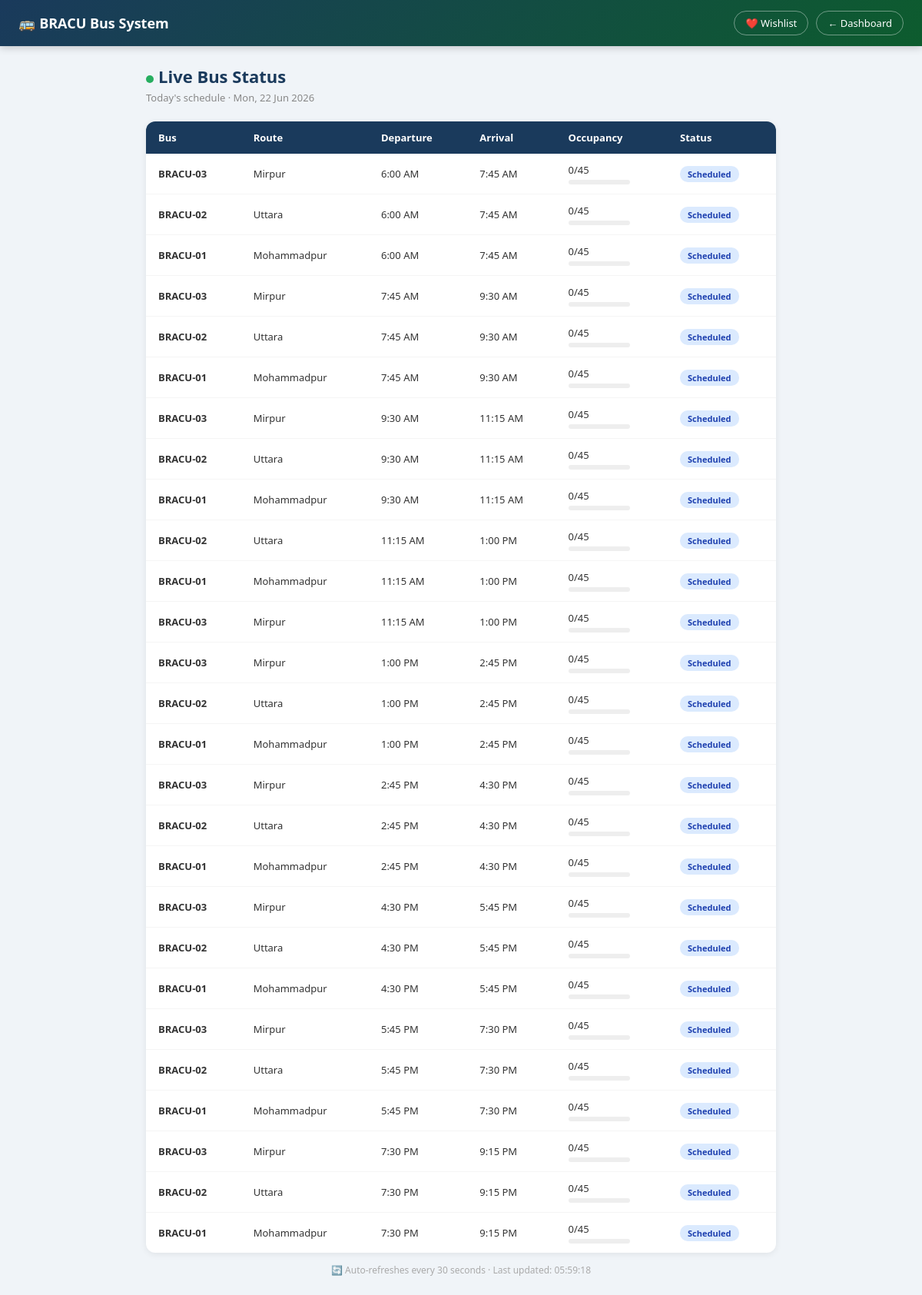
The app's page /bracu_bus/live_status.php (signed in) with its own data.
### tables this page shows
CREATE TABLE Trip (
    Trip_ID INT AUTO_INCREMENT PRIMARY KEY,
    Arrived_Time TIME,
    Departure_Time TIME NOT NULL,
    Status ENUM('Scheduled','Running','Completed','Cancelled') DEFAULT 'Scheduled',
    Bus_ID INT,
    Date DATE NOT NULL,
    FOREIGN KEY (Bus_ID) REFERENCES Bus(Bus_ID)
);

CREATE TABLE Bus (
    Bus_ID INT AUTO_INCREMENT PRIMARY KEY,
    Bus_Num VARCHAR(20) NOT NULL,
    Total_Seat INT NOT NULL,
    R_Flag TINYINT(1) DEFAULT 0,    
    E_Flag TINYINT(1) DEFAULT 0,    
    Route_ID INT,
    FOREIGN KEY (Route_ID) REFERENCES Route(Route_ID)
);

CREATE TABLE Route (
    Route_ID INT AUTO_INCREMENT PRIMARY KEY,
    Stops VARCHAR(255) NOT NULL,
    Covered_Area VARCHAR(255) NOT NULL
);

### bracu_bus/live_status.php (the view, shortened to what this page needs)
<?php
$conn = getDB();
$today = date('Y-m-d');
$stmt = $conn->query(
    "SELECT t.Trip_ID, t.Departure_Time, t.Arrived_Time, t.Status, t.Date,
            b.Bus_Num, b.Total_Seat, r.Covered_Area, r.Stops,
            COALESCE(SUM(bk.Booked_Seat),0) as booked_seats
     FROM Trip t
     JOIN Bus b ON t.Bus_ID = b.Bus_ID
     JOIN Route r ON b.Route_ID = r.Route_ID
     LEFT JOIN Booking bk ON bk.Trip_ID = t.Trip_ID
     WHERE t.Date = '$today'
     GROUP BY t.Trip_ID, b.Bus_Num, b.Total_Seat, r.Covered_Area, r.Stops
     ORDER BY t.Departure_Time ASC"
);
$trips = $stmt->fetch_all(MYSQLI_ASSOC);
?>
<!DOCTYPE html>
<html lang="en">
<head>
</head>
<body>
<nav>
    <div class="brand">🚌 BRACU Bus System</div>
    <div style="display:flex;gap:10px;">
        <a href="wishlist.php">❤️ Wishlist</a>
        <a href="dashboard.php">← Dashboard</a>
    </div>
</nav>
<div class="page">
    <div class="page-title"><span class="live-dot"></span>Live Bus Status</div>
    <div class="page-sub">Today's schedule · <?= date('D, d M Y') ?></div>
    <table>
        <thead>
            <tr>
                <th>Bus</th>
                <th>Route</th>
                <th>Departure</th>
                <th>Arrival</th>
                <th>Occupancy</th>
                <th>Status</th>
            </tr>
        </thead>
        <tbody>
            <?php foreach ($trips as $t):
                $pct = $t['Total_Seat'] > 0 ? round(($t['booked_seats']/$t['Total_Seat'])*100) : 0;
                $bar_color = $pct >= 100 ? '#e74c3c' : ($pct >= 80 ? '#e67e22' : '#27ae60');
            ?>
            <tr>
                <td><strong><?= htmlspecialchars($t['Bus_Num']) ?></strong></td>
                <td><?= htmlspecialchars($t['Covered_Area']) ?></td>
                <td><?= date('g:i A', strtotime($t['Departure_Time'])) ?></td>
                <td><?= date('g:i A', strtotime($t['Arrived_Time'])) ?></td>
                <td>
                    <span><?= $t['booked_seats'] ?>/<?= $t['Total_Seat'] ?></span>
                    <div class="occ-bar"><div class="occ-fill" style="width:<?= $pct ?>%;background:<?= $bar_color ?>"></div></div>
                </td>
                <td><span class="status st-<?= strtolower($t['Status']) ?>"><?= $t['Status'] ?></span></td>
            </tr>
            <?php endforeach; ?>
        </tbody>
    </table>
    <div class="refresh">🔄 Auto-refreshes every 30 seconds · Last updated: <?= date('H:i:s') ?></div>
</div>
</body>
</html>

### bracu_bus/live_status.php (style rules this page uses)
* { box-sizing: border-box; margin: 0; padding: 0; }
body { font-family: 'Segoe UI', Arial, sans-serif; background: #f0f4f8; color: #333; }
nav { background: linear-gradient(135deg, #1a3a5c, #0d5c2e); color: white; padding: 0 24px; display: flex; align-items: center; justify-content: space-between; height: 60px; box-shadow: 0 2px 10px rgba(0,0,0,0.2); }
nav .brand { font-size: 18px; font-weight: 700; }
nav a { color: white; text-decoration: none; font-size: 13px; padding: 6px 14px; border: 1px solid rgba(255,255,255,0.4); border-radius: 20px; }
.page { max-width: 860px; margin: 0 auto; padding: 24px 20px; }
.page-title { font-size: 22px; font-weight: 800; color: #1a3a5c; margin-bottom: 4px; }
.page-sub { font-size: 13px; color: #888; margin-bottom: 22px; }
.live-dot { display: inline-block; width: 10px; height: 10px; background: #27ae60; border-radius: 50%; margin-right: 6px; animation: pulse 1.5s infinite; }
table { width: 100%; border-collapse: collapse; background: white; border-radius: 12px; overflow: hidden; box-shadow: 0 2px 8px rgba(0,0,0,0.07); }
th { background: #1a3a5c; color: white; text-align: left; padding: 12px 16px; font-size: 13px; font-weight: 700; }
td { padding: 12px 16px; border-bottom: 1px solid #f5f5f5; font-size: 13px; }
tr:last-child td { border-bottom: none; }
.status { padding: 3px 10px; border-radius: 10px; font-size: 11px; font-weight: 700; }
.st-scheduled { background: #dbeafe; color: #1e40af; }
.occ-bar { height: 6px; background: #eee; border-radius: 3px; margin-top: 4px; width: 80px; }
.refresh { font-size: 12px; color: #aaa; margin-top: 14px; text-align: center; }

### records on screen
trip: Bus_ID.Bus_Num "BRACU-03", route.Covered_Area "Mirpur", Departure_Time "6:00 AM", Arrived_Time "7:45 AM", booked_seats "0", Bus_ID.Total_Seat "45", Status "Scheduled"
trip: Bus_ID.Bus_Num "BRACU-02", route.Covered_Area "Uttara", Departure_Time "6:00 AM", Arrived_Time "7:45 AM", booked_seats "0", Bus_ID.Total_Seat "45", Status "Scheduled"
trip: Bus_ID.Bus_Num "BRACU-01", route.Covered_Area "Mohammadpur", Departure_Time "6:00 AM", Arrived_Time "7:45 AM", booked_seats "0", Bus_ID.Total_Seat "45", Status "Scheduled"
trip: Bus_ID.Bus_Num "BRACU-03", route.Covered_Area "Mirpur", Departure_Time "7:45 AM", Arrived_Time "9:30 AM", booked_seats "0", Bus_ID.Total_Seat "45", Status "Scheduled"
trip: Bus_ID.Bus_Num "BRACU-02", route.Covered_Area "Uttara", Departure_Time "7:45 AM", Arrived_Time "9:30 AM", booked_seats "0", Bus_ID.Total_Seat "45", Status "Scheduled"
trip: Bus_ID.Bus_Num "BRACU-01", route.Covered_Area "Mohammadpur", Departure_Time "7:45 AM", Arrived_Time "9:30 AM", booked_seats "0", Bus_ID.Total_Seat "45", Status "Scheduled"
trip: Bus_ID.Bus_Num "BRACU-03", route.Covered_Area "Mirpur", Departure_Time "9:30 AM", Arrived_Time "11:15 AM", booked_seats "0", Bus_ID.Total_Seat "45", Status "Scheduled"
trip: Bus_ID.Bus_Num "BRACU-02", route.Covered_Area "Uttara", Departure_Time "9:30 AM", Arrived_Time "11:15 AM", booked_seats "0", Bus_ID.Total_Seat "45", Status "Scheduled"
trip: Bus_ID.Bus_Num "BRACU-01", route.Covered_Area "Mohammadpur", Departure_Time "9:30 AM", Arrived_Time "11:15 AM", booked_seats "0", Bus_ID.Total_Seat "45", Status "Scheduled"
trip: Bus_ID.Bus_Num "BRACU-02", route.Covered_Area "Uttara", Departure_Time "11:15 AM", Arrived_Time "1:00 PM", booked_seats "0", Bus_ID.Total_Seat "45", Status "Scheduled"
trip: Bus_ID.Bus_Num "BRACU-01", route.Covered_Area "Mohammadpur", Departure_Time "11:15 AM", Arrived_Time "1:00 PM", booked_seats "0", Bus_ID.Total_Seat "45", Status "Scheduled"
trip: Bus_ID.Bus_Num "BRACU-03", route.Covered_Area "Mirpur", Departure_Time "11:15 AM", Arrived_Time "1:00 PM", booked_seats "0", Bus_ID.Total_Seat "45", Status "Scheduled"
trip: Bus_ID.Bus_Num "BRACU-03", route.Covered_Area "Mirpur", Departure_Time "1:00 PM", Arrived_Time "2:45 PM", booked_seats "0", Bus_ID.Total_Seat "45", Status "Scheduled"
trip: Bus_ID.Bus_Num "BRACU-02", route.Covered_Area "Uttara", Departure_Time "1:00 PM", Arrived_Time "2:45 PM", booked_seats "0", Bus_ID.Total_Seat "45", Status "Scheduled"
trip: Bus_ID.Bus_Num "BRACU-01", route.Covered_Area "Mohammadpur", Departure_Time "1:00 PM", Arrived_Time "2:45 PM", booked_seats "0", Bus_ID.Total_Seat "45", Status "Scheduled"
trip: Bus_ID.Bus_Num "BRACU-03", route.Covered_Area "Mirpur", Departure_Time "2:45 PM", Arrived_Time "4:30 PM", booked_seats "0", Bus_ID.Total_Seat "45", Status "Scheduled"
trip: Bus_ID.Bus_Num "BRACU-02", route.Covered_Area "Uttara", Departure_Time "2:45 PM", Arrived_Time "4:30 PM", booked_seats "0", Bus_ID.Total_Seat "45", Status "Scheduled"
trip: Bus_ID.Bus_Num "BRACU-01", route.Covered_Area "Mohammadpur", Departure_Time "2:45 PM", Arrived_Time "4:30 PM", booked_seats "0", Bus_ID.Total_Seat "45", Status "Scheduled"
trip: Bus_ID.Bus_Num "BRACU-03", route.Covered_Area "Mirpur", Departure_Time "4:30 PM", Arrived_Time "5:45 PM", booked_seats "0", Bus_ID.Total_Seat "45", Status "Scheduled"
trip: Bus_ID.Bus_Num "BRACU-02", route.Covered_Area "Uttara", Departure_Time "4:30 PM", Arrived_Time "5:45 PM", booked_seats "0", Bus_ID.Total_Seat "45", Status "Scheduled"
trip: Bus_ID.Bus_Num "BRACU-01", route.Covered_Area "Mohammadpur", Departure_Time "4:30 PM", Arrived_Time "5:45 PM", booked_seats "0", Bus_ID.Total_Seat "45", Status "Scheduled"
trip: Bus_ID.Bus_Num "BRACU-03", route.Covered_Area "Mirpur", Departure_Time "5:45 PM", Arrived_Time "7:30 PM", booked_seats "0", Bus_ID.Total_Seat "45", Status "Scheduled"
trip: Bus_ID.Bus_Num "BRACU-02", route.Covered_Area "Uttara", Departure_Time "5:45 PM", Arrived_Time "7:30 PM", booked_seats "0", Bus_ID.Total_Seat "45", Status "Scheduled"
trip: Bus_ID.Bus_Num "BRACU-01", route.Covered_Area "Mohammadpur", Departure_Time "5:45 PM", Arrived_Time "7:30 PM", booked_seats "0", Bus_ID.Total_Seat "45", Status "Scheduled"
trip: Bus_ID.Bus_Num "BRACU-03", route.Covered_Area "Mirpur", Departure_Time "7:30 PM", Arrived_Time "9:15 PM", booked_seats "0", Bus_ID.Total_Seat "45", Status "Scheduled"
trip: Bus_ID.Bus_Num "BRACU-02", route.Covered_Area "Uttara", Departure_Time "7:30 PM", Arrived_Time "9:15 PM", booked_seats "0", Bus_ID.Total_Seat "45", Status "Scheduled"
trip: Bus_ID.Bus_Num "BRACU-01", route.Covered_Area "Mohammadpur", Departure_Time "7:30 PM", Arrived_Time "9:15 PM", booked_seats "0", Bus_ID.Total_Seat "45", Status "Scheduled"
